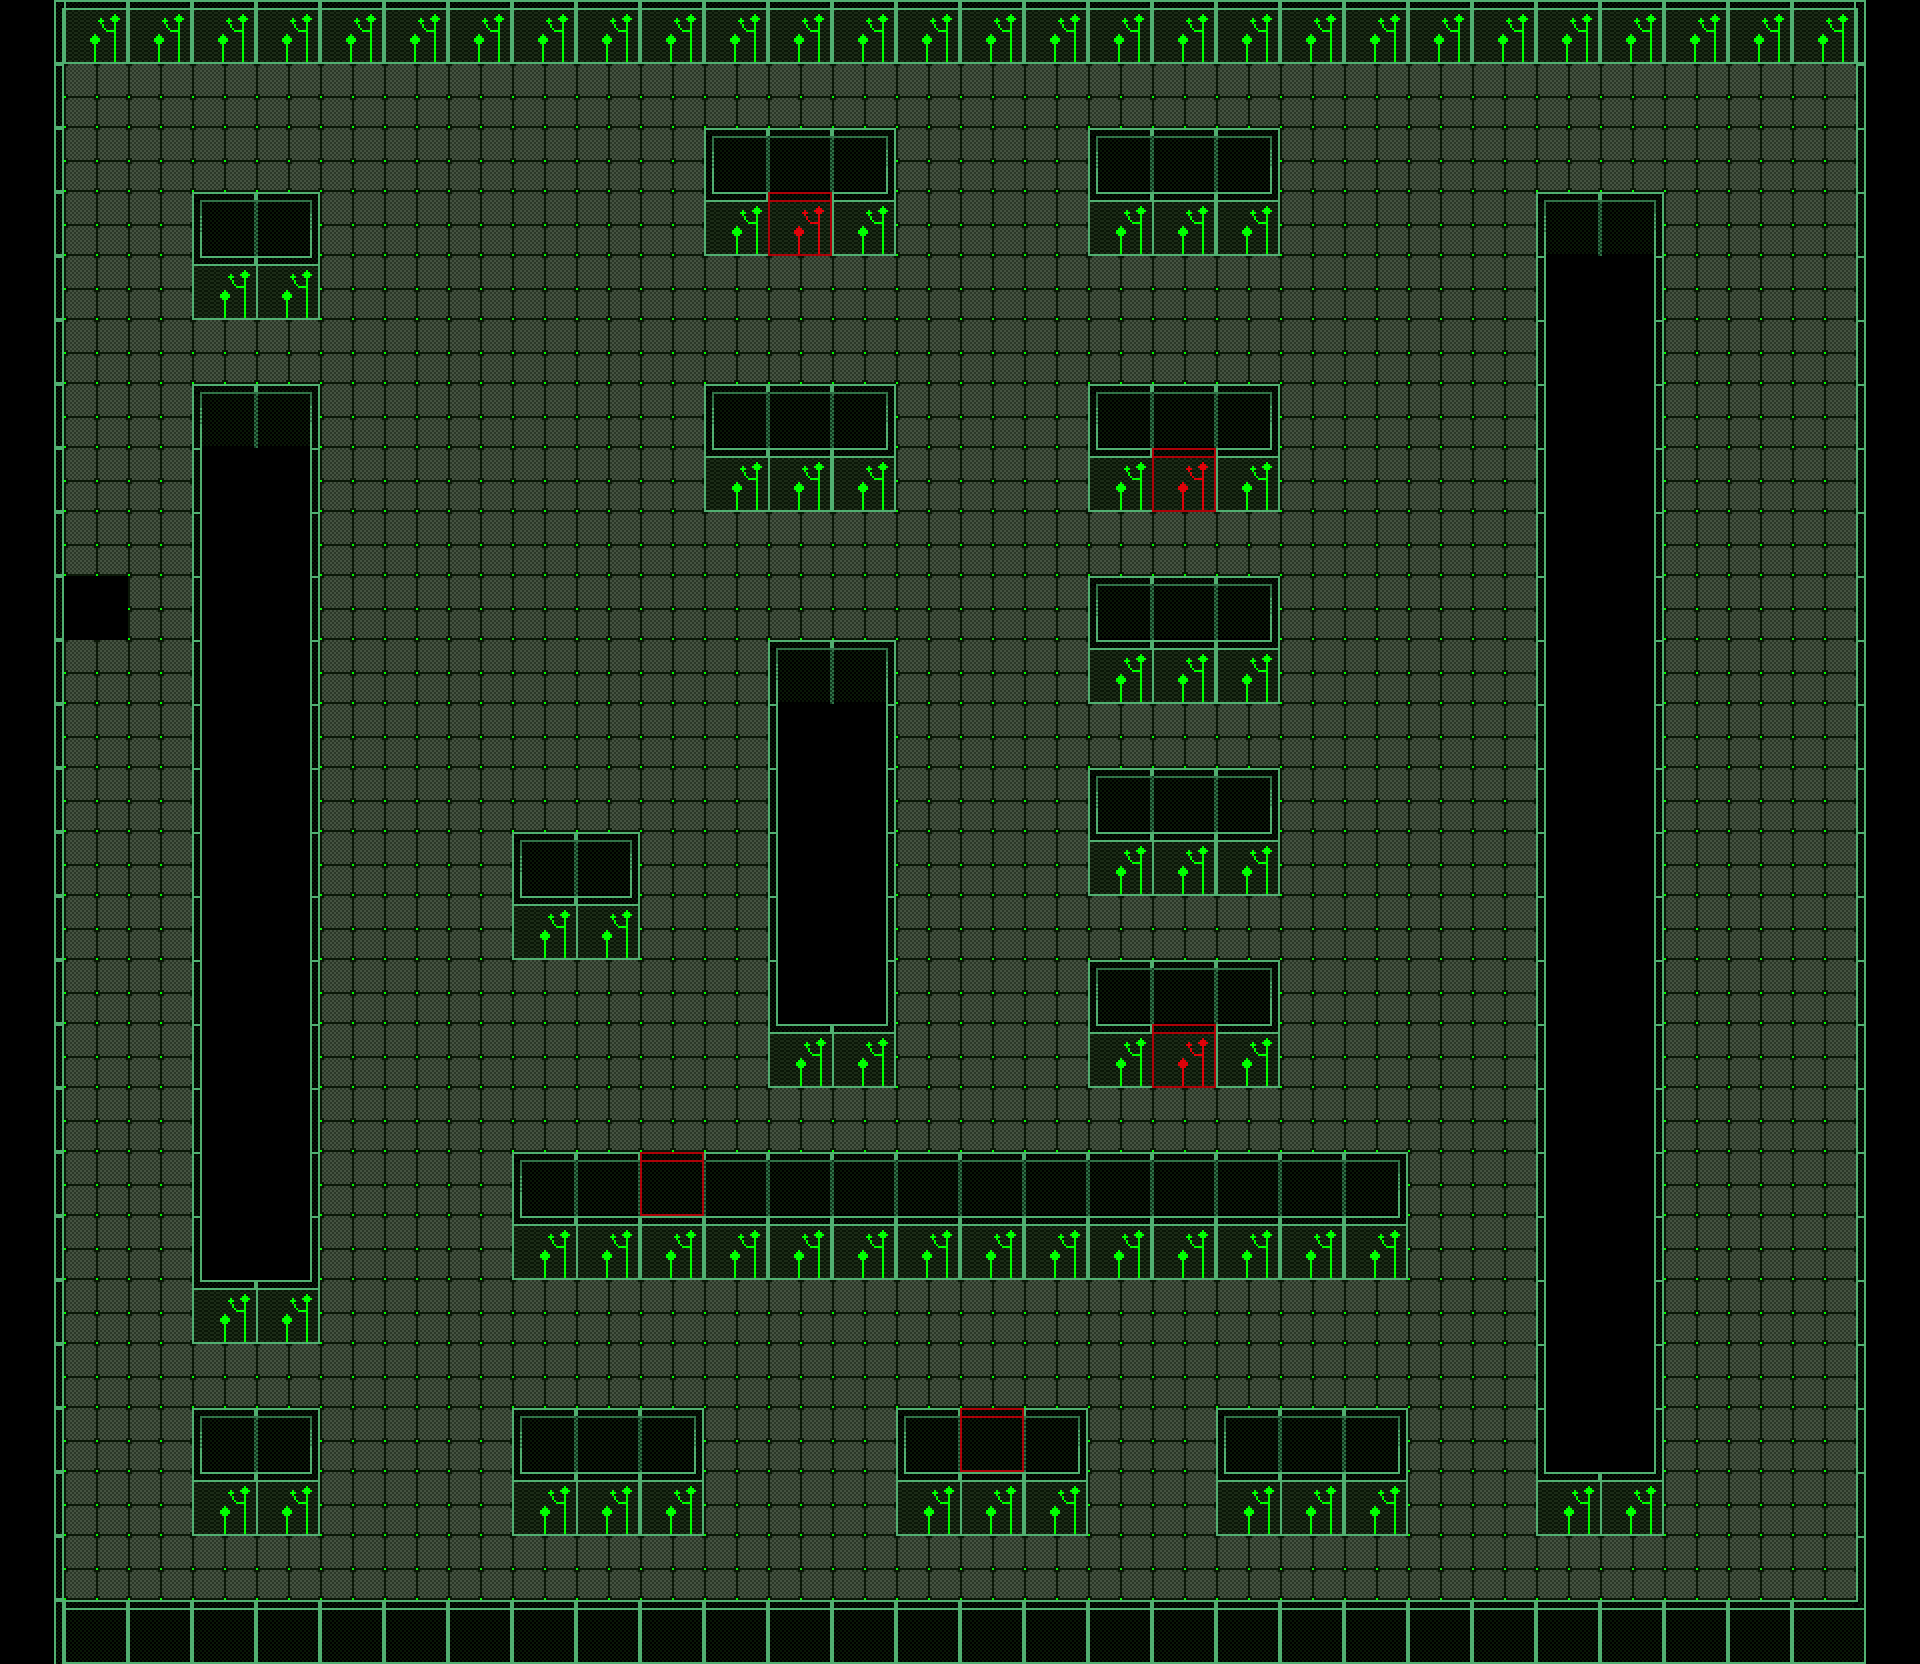

This is a level from a 2D game, rendered from its Tiled map with the project's own tilesets. A one-line summary and the map file follow, with tile-layer data summarised:
An orthogonal 30x26 tile map with 64x64 px tiles, 4 tile layers (images, collisions, infecteds, Capa de patrones 4).

<map version="1.0" orientation="orthogonal" renderorder="right-down" width="30" height="26" tilewidth="64" tileheight="64" nextobjectid="2">
 <properties>
  <property name="bugs" value="20" />
  <property name="chasing" value="3" />
  <property name="error" value="0" />
  <property name="trojan" value="0" />
  <property name="virus" value="0" />
 </properties>
 <tileset firstgid="1" name="tile-green" tilewidth="64" tileheight="64">
  <image source="../tile-green.png" width="256" height="448" />
 </tileset>
 <layer name="images" width="30" height="26">
  <data>[780 cells, 486 non-empty, 1 distinct tile ids]</data>
 </layer>
 <layer name="collisions" width="30" height="26">
  <data>[780 cells, 294 non-empty, 17 distinct tile ids]</data>
 </layer>
 <layer name="infecteds" width="30" height="26">
  <data>[780 cells, 5 non-empty, 2 distinct tile ids]</data>
 </layer>
 <layer name="Capa de patrones 4" width="30" height="26">
  <data>[780 cells, 1 non-empty, 1 distinct tile ids]</data>
 </layer>
</map>
